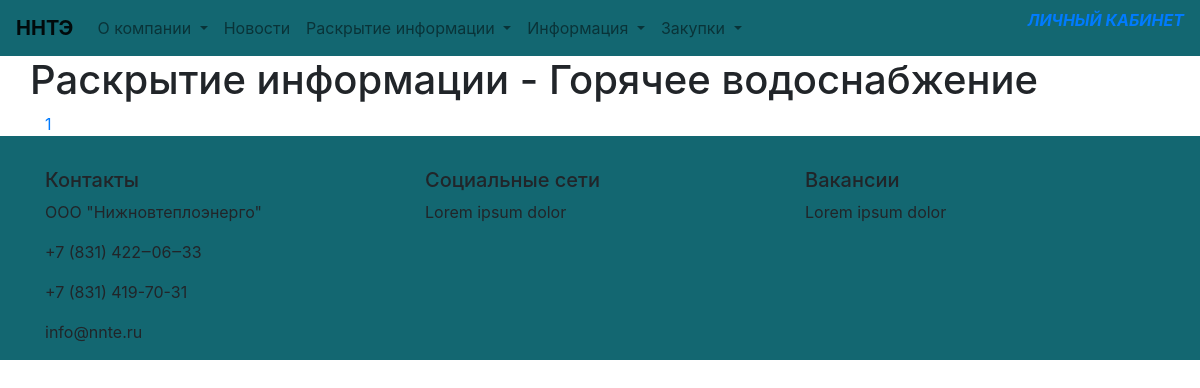
Screenshot of /category/goryachee-vodosnabzhenie/ with the database file from the repository.
### apps/models.py (models this page shows)
class Section(models.Model):
    title = models.CharField(max_length=30, verbose_name='Имя', )
    slug = models.SlugField(max_length=30, unique=True)
    class Meta:
        verbose_name = 'Раздел'
        verbose_name_plural = 'Разделы'
    def __str__(self):
        return self.title

class Category(models.Model):
    title = models.CharField(max_length=30, unique=True, verbose_name='Имя', )
    slug = models.SlugField(max_length=30, unique=True)
    section = models.ForeignKey('Section', on_delete=models.CASCADE,
                                verbose_name='Раздел')
    class Meta:
        verbose_name = 'Категория'
        verbose_name_plural = 'Категории'
    def __str__(self):
        return f'{self.section} - {self.title}'

class About(models.Model):
    name = models.CharField(max_length=30, unique=True, verbose_name='Название', )
    address = models.CharField(max_length=100, unique=True, verbose_name='Адрес', )
    tel = models.CharField(max_length=20, unique=True, verbose_name='Телефон', )
    fax = models.CharField(max_length=20, unique=True, verbose_name='Факс', )
    email = models.CharField(max_length=20, unique=True, verbose_name='E-mail', )

### apps/views.py (the view, shortened to what this page needs)
# urls.py: path('category/<slug:the_slug>/', category, name='category'),
def category(request, the_slug):
    template = 'category.html'
    list_articles = []
    category_article = Category.objects.get(slug=the_slug)
    articles = Article.objects.filter(category=category_article.id).order_by('-published_at')
    stops_page, current_page, prev_page_url, next_page_url = pagination(request, list_articles, 10)
    context = {
        'list_articles': stops_page,
        'current_page': current_page,
        'prev_page_url': prev_page_url,
        'next_page_url': next_page_url,
        'category': category_article,
    }
    return render(request, template, context=context)

### apps/context_processors.py (called while the page is built)
def nav_sections(request):
    sections_nav = Section.objects.all()
    section_list = []
    for section in sections_nav:
        categories = Category.objects.filter(section=section.id).order_by('title')
        category_list = []
        for category in categories:
            category_list.append(
                {'id': category.id, 'title': category.title, 'slug': category.slug})
        section_list.append({'id': section.id, 'title': section.title, 'slug': section.slug,
                             'category_list': category_list})
    return {"section_list": section_list}

def contacts(request):
    contacts_company = Company.objects.all()
    return {'company': contacts_company[0]}

### apps/views.py (called while the page is built)
def pagination(request, list_object, max_object=2):
    if request.GET.get('page'):
        page_number = int(request.GET.get('page'))
    else:
        page_number = 1
    p = Paginator(list_object, max_object)
    if page_number in range(1, p.num_pages):
        stops_page = p.page(page_number)
    else:
        stops_page = p.page(p.num_pages)
    current_page = stops_page.number
    prev_page_url = f'?page={stops_page.previous_page_number()}' \
        if stops_page.has_previous() else None
    next_page_url = f'?page={stops_page.next_page_number()}' \
        if stops_page.has_next() else None
    return stops_page, current_page, prev_page_url, next_page_url

### templates/category.html (shortened to what this page needs)
{% extends 'base.html' %}
{% block content %}
    <div class="container-fluid">
        <div class="container-fluid" id="">
            <h1>{{ category }}</h1>
        </div>
    </div>
    <div class="container">
        <a class="button disabled" href="">{{ current_page }}</a>
    </div>
{% endblock %}

### templates/nav.html (shortened to what this page needs)
<header class="header">
    <nav class="navbar navbar-expand-lg navbar-light">
        <a class="navbar-brand" href={% url 'index' %}><strong>ННТЭ</strong></a>
        <div class="collapse navbar-collapse" id="navbarSupportedContent">
            <ul class="navbar-nav mr-auto">
                <li class="nav-item dropdown">
                    <a class="nav-link dropdown-toggle" href="#" id="aboutCompany" role="button"
                       data-toggle="dropdown" aria-haspopup="true" aria-expanded="false">
                        О компании
                    </a>
                </li>
                <li class="nav-item">
                    <a class="nav-link" href={%  url 'news' %} id="aboutCompany">
                    Новости
                    </a>
                </li>
                {% for section in section_list %}
                    <li class="nav-item dropdown">
                        <a class="nav-link dropdown-toggle" href="#" id="forPeople" role="button"
                           data-toggle="dropdown" aria-haspopup="true" aria-expanded="false">
                            {{ section.title }}
                        </a>
                    </li>
                {% endfor %}
            </ul>
            <p class="cke_button">
                <a class="cke_button_label" href="#">Личный кабинет</a>
            </p>
        </div>
    </nav>
</header>

### templates/footer.html
<footer class="footer">
    <div class="container">
        <div class="row">
            <div class="col-sm-4">
                <h5>Контакты</h5>
                <p>{{ company.name }}</p>
                 <p>{{ company.tel }}</p>
                 <p>{{ company.fax }}</p>
                 <p>{{ company.email }}</p>
            </div>
            <div class="col-sm-4">
                <h5>Социальные сети</h5>
                <p>Lorem ipsum dolor</p>
            </div>
            <div class="col-sm-4">
                <h5>Вакансии</h5>
                <p>Lorem ipsum dolor</p>
            </div>
        </div>
    </div>
</footer>

### static/css/custom.css (style rules this page uses)
.navbar { background-color: #136771; }
.cke_button { text-transform: uppercase; font-style: italic; font-weight: bolder; }
.footer { padding-top: 2em; background-color: #136771; }

### rows the page displays
Section: title "Раскрытие информации"
Section: title "Информация"
Section: title "Закупки"
Category: section+title "Раскрытие информации - Горячее водоснабжение"
About: name "ООО \"Нижновтеплоэнерго\"", tel "+7 (831) 422‒06‒33", fax "+7 (831) 419-70-31", email "info@nnte.ru"

### other values shown
{{ current_page }} "1"
